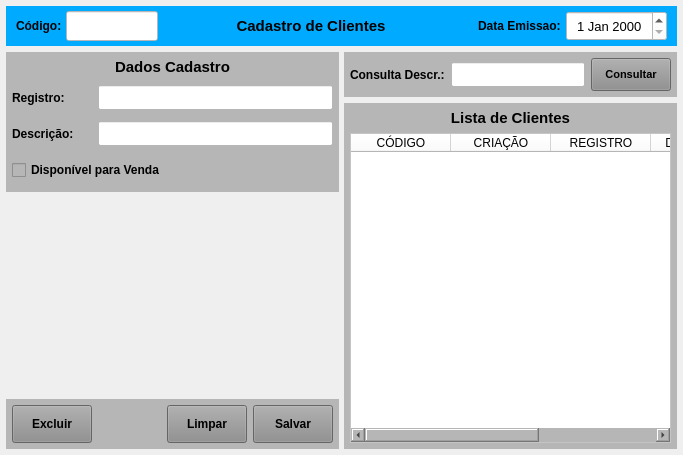
<?xml version="1.0" encoding="UTF-8"?>
<ui version="4.0">
 <class>MainWindow</class>
 <widget class="QMainWindow" name="MainWindow">
  <property name="geometry">
   <rect>
    <x>0</x>
    <y>0</y>
    <width>683</width>
    <height>455</height>
   </rect>
  </property>
  <property name="windowTitle">
   <string>Cadastro de Clientes</string>
  </property>
  <property name="styleSheet">
   <string notr="true"/>
  </property>
  <widget class="QWidget" name="centralwidget">
   <layout class="QVBoxLayout" name="verticalLayout">
    <property name="spacing">
     <number>6</number>
    </property>
    <property name="leftMargin">
     <number>6</number>
    </property>
    <property name="topMargin">
     <number>6</number>
    </property>
    <property name="rightMargin">
     <number>6</number>
    </property>
    <property name="bottomMargin">
     <number>6</number>
    </property>
    <item>
     <widget class="QWidget" name="widget" native="true">
      <property name="minimumSize">
       <size>
        <width>0</width>
        <height>40</height>
       </size>
      </property>
      <property name="maximumSize">
       <size>
        <width>16777215</width>
        <height>40</height>
       </size>
      </property>
      <property name="styleSheet">
       <string notr="true">background-color: rgb(0, 170, 255);</string>
      </property>
      <layout class="QHBoxLayout" name="horizontalLayout">
       <property name="spacing">
        <number>2</number>
       </property>
       <property name="leftMargin">
        <number>10</number>
       </property>
       <property name="topMargin">
        <number>5</number>
       </property>
       <property name="rightMargin">
        <number>10</number>
       </property>
       <property name="bottomMargin">
        <number>5</number>
       </property>
       <item>
        <widget class="QLabel" name="label_4">
         <property name="minimumSize">
          <size>
           <width>48</width>
           <height>0</height>
          </size>
         </property>
         <property name="maximumSize">
          <size>
           <width>48</width>
           <height>16777215</height>
          </size>
         </property>
         <property name="font">
          <font>
           <pointsize>9</pointsize>
           <weight>75</weight>
           <bold>true</bold>
          </font>
         </property>
         <property name="styleSheet">
          <string notr="true"/>
         </property>
         <property name="text">
          <string>Código:</string>
         </property>
         <property name="alignment">
          <set>Qt::AlignLeading|Qt::AlignLeft|Qt::AlignVCenter</set>
         </property>
        </widget>
       </item>
       <item>
        <widget class="QLineEdit" name="line_Num">
         <property name="sizePolicy">
          <sizepolicy hsizetype="Preferred" vsizetype="Preferred">
           <horstretch>0</horstretch>
           <verstretch>0</verstretch>
          </sizepolicy>
         </property>
         <property name="minimumSize">
          <size>
           <width>92</width>
           <height>0</height>
          </size>
         </property>
         <property name="maximumSize">
          <size>
           <width>92</width>
           <height>16777215</height>
          </size>
         </property>
         <property name="font">
          <font>
           <pointsize>12</pointsize>
          </font>
         </property>
         <property name="styleSheet">
          <string notr="true">background-color: rgb(255, 255, 255);</string>
         </property>
         <property name="inputMask">
          <string/>
         </property>
         <property name="text">
          <string/>
         </property>
         <property name="frame">
          <bool>true</bool>
         </property>
         <property name="echoMode">
          <enum>QLineEdit::Normal</enum>
         </property>
         <property name="alignment">
          <set>Qt::AlignCenter</set>
         </property>
         <property name="dragEnabled">
          <bool>false</bool>
         </property>
         <property name="placeholderText">
          <string/>
         </property>
        </widget>
       </item>
       <item>
        <widget class="QLabel" name="label_13">
         <property name="sizePolicy">
          <sizepolicy hsizetype="Preferred" vsizetype="Preferred">
           <horstretch>0</horstretch>
           <verstretch>0</verstretch>
          </sizepolicy>
         </property>
         <property name="minimumSize">
          <size>
           <width>0</width>
           <height>0</height>
          </size>
         </property>
         <property name="font">
          <font>
           <pointsize>11</pointsize>
           <weight>75</weight>
           <bold>true</bold>
          </font>
         </property>
         <property name="styleSheet">
          <string notr="true"/>
         </property>
         <property name="text">
          <string>Cadastro de Clientes</string>
         </property>
         <property name="alignment">
          <set>Qt::AlignCenter</set>
         </property>
        </widget>
       </item>
       <item>
        <widget class="QLabel" name="label_11">
         <property name="sizePolicy">
          <sizepolicy hsizetype="Preferred" vsizetype="Preferred">
           <horstretch>0</horstretch>
           <verstretch>0</verstretch>
          </sizepolicy>
         </property>
         <property name="minimumSize">
          <size>
           <width>100</width>
           <height>0</height>
          </size>
         </property>
         <property name="maximumSize">
          <size>
           <width>100</width>
           <height>16777215</height>
          </size>
         </property>
         <property name="font">
          <font>
           <pointsize>9</pointsize>
           <weight>75</weight>
           <bold>true</bold>
          </font>
         </property>
         <property name="styleSheet">
          <string notr="true"/>
         </property>
         <property name="text">
          <string>Data Emissao: </string>
         </property>
         <property name="alignment">
          <set>Qt::AlignRight|Qt::AlignTrailing|Qt::AlignVCenter</set>
         </property>
        </widget>
       </item>
       <item>
        <widget class="QDateEdit" name="date_Emissao">
         <property name="sizePolicy">
          <sizepolicy hsizetype="Preferred" vsizetype="Preferred">
           <horstretch>0</horstretch>
           <verstretch>0</verstretch>
          </sizepolicy>
         </property>
         <property name="minimumSize">
          <size>
           <width>101</width>
           <height>0</height>
          </size>
         </property>
         <property name="maximumSize">
          <size>
           <width>101</width>
           <height>16777215</height>
          </size>
         </property>
         <property name="font">
          <font>
           <pointsize>10</pointsize>
          </font>
         </property>
         <property name="styleSheet">
          <string notr="true">background-color: rgb(255, 255, 255);</string>
         </property>
         <property name="alignment">
          <set>Qt::AlignCenter</set>
         </property>
        </widget>
       </item>
      </layout>
     </widget>
    </item>
    <item>
     <widget class="QWidget" name="widget_2" native="true">
      <property name="styleSheet">
       <string notr="true"/>
      </property>
      <layout class="QHBoxLayout" name="horizontalLayout_3">
       <property name="spacing">
        <number>5</number>
       </property>
       <property name="leftMargin">
        <number>0</number>
       </property>
       <property name="topMargin">
        <number>0</number>
       </property>
       <property name="rightMargin">
        <number>0</number>
       </property>
       <property name="bottomMargin">
        <number>0</number>
       </property>
       <item>
        <widget class="QWidget" name="widget_4" native="true">
         <property name="minimumSize">
          <size>
           <width>0</width>
           <height>0</height>
          </size>
         </property>
         <property name="maximumSize">
          <size>
           <width>391</width>
           <height>16777215</height>
          </size>
         </property>
         <property name="styleSheet">
          <string notr="true"/>
         </property>
         <layout class="QVBoxLayout" name="verticalLayout_2">
          <property name="spacing">
           <number>5</number>
          </property>
          <property name="leftMargin">
           <number>0</number>
          </property>
          <property name="topMargin">
           <number>0</number>
          </property>
          <property name="rightMargin">
           <number>0</number>
          </property>
          <property name="bottomMargin">
           <number>0</number>
          </property>
          <item>
           <widget class="QWidget" name="widget_6" native="true">
            <property name="minimumSize">
             <size>
              <width>0</width>
              <height>140</height>
             </size>
            </property>
            <property name="maximumSize">
             <size>
              <width>16777215</width>
              <height>140</height>
             </size>
            </property>
            <property name="styleSheet">
             <string notr="true">background-color: rgb(182, 182, 182);</string>
            </property>
            <layout class="QVBoxLayout" name="verticalLayout_3">
             <property name="leftMargin">
              <number>6</number>
             </property>
             <property name="topMargin">
              <number>6</number>
             </property>
             <property name="rightMargin">
              <number>6</number>
             </property>
             <property name="bottomMargin">
              <number>6</number>
             </property>
             <item>
              <widget class="QLabel" name="label_2">
               <property name="minimumSize">
                <size>
                 <width>0</width>
                 <height>18</height>
                </size>
               </property>
               <property name="maximumSize">
                <size>
                 <width>16777215</width>
                 <height>18</height>
                </size>
               </property>
               <property name="font">
                <font>
                 <pointsize>11</pointsize>
                 <weight>75</weight>
                 <bold>true</bold>
                </font>
               </property>
               <property name="text">
                <string>Dados Cadastro</string>
               </property>
               <property name="alignment">
                <set>Qt::AlignCenter</set>
               </property>
              </widget>
             </item>
             <item>
              <widget class="QWidget" name="widget_10" native="true">
               <layout class="QHBoxLayout" name="horizontalLayout_6">
                <property name="leftMargin">
                 <number>0</number>
                </property>
                <property name="topMargin">
                 <number>0</number>
                </property>
                <property name="rightMargin">
                 <number>0</number>
                </property>
                <property name="bottomMargin">
                 <number>0</number>
                </property>
                <item>
                 <widget class="QLabel" name="label_25">
                  <property name="minimumSize">
                   <size>
                    <width>80</width>
                    <height>0</height>
                   </size>
                  </property>
                  <property name="maximumSize">
                   <size>
                    <width>80</width>
                    <height>16777215</height>
                   </size>
                  </property>
                  <property name="font">
                   <font>
                    <pointsize>9</pointsize>
                    <weight>75</weight>
                    <bold>true</bold>
                   </font>
                  </property>
                  <property name="text">
                   <string>Registro:</string>
                  </property>
                  <property name="alignment">
                   <set>Qt::AlignLeading|Qt::AlignLeft|Qt::AlignVCenter</set>
                  </property>
                 </widget>
                </item>
                <item>
                 <widget class="QLineEdit" name="line_Registro">
                  <property name="sizePolicy">
                   <sizepolicy hsizetype="Preferred" vsizetype="Preferred">
                    <horstretch>0</horstretch>
                    <verstretch>0</verstretch>
                   </sizepolicy>
                  </property>
                  <property name="minimumSize">
                   <size>
                    <width>0</width>
                    <height>25</height>
                   </size>
                  </property>
                  <property name="maximumSize">
                   <size>
                    <width>16777215</width>
                    <height>25</height>
                   </size>
                  </property>
                  <property name="font">
                   <font>
                    <pointsize>9</pointsize>
                   </font>
                  </property>
                  <property name="styleSheet">
                   <string notr="true">background-color: rgb(255, 255, 255);</string>
                  </property>
                  <property name="text">
                   <string/>
                  </property>
                  <property name="maxLength">
                   <number>45</number>
                  </property>
                  <property name="alignment">
                   <set>Qt::AlignLeading|Qt::AlignLeft|Qt::AlignVCenter</set>
                  </property>
                 </widget>
                </item>
               </layout>
              </widget>
             </item>
             <item>
              <widget class="QWidget" name="widget_8" native="true">
               <layout class="QHBoxLayout" name="horizontalLayout_4">
                <property name="leftMargin">
                 <number>0</number>
                </property>
                <property name="topMargin">
                 <number>0</number>
                </property>
                <property name="rightMargin">
                 <number>0</number>
                </property>
                <property name="bottomMargin">
                 <number>0</number>
                </property>
                <item>
                 <widget class="QLabel" name="label_24">
                  <property name="minimumSize">
                   <size>
                    <width>80</width>
                    <height>0</height>
                   </size>
                  </property>
                  <property name="maximumSize">
                   <size>
                    <width>80</width>
                    <height>16777215</height>
                   </size>
                  </property>
                  <property name="font">
                   <font>
                    <pointsize>9</pointsize>
                    <weight>75</weight>
                    <bold>true</bold>
                   </font>
                  </property>
                  <property name="text">
                   <string>Descrição:</string>
                  </property>
                  <property name="alignment">
                   <set>Qt::AlignLeading|Qt::AlignLeft|Qt::AlignVCenter</set>
                  </property>
                 </widget>
                </item>
                <item>
                 <widget class="QLineEdit" name="line_Descricao">
                  <property name="sizePolicy">
                   <sizepolicy hsizetype="Preferred" vsizetype="Preferred">
                    <horstretch>0</horstretch>
                    <verstretch>0</verstretch>
                   </sizepolicy>
                  </property>
                  <property name="minimumSize">
                   <size>
                    <width>0</width>
                    <height>25</height>
                   </size>
                  </property>
                  <property name="maximumSize">
                   <size>
                    <width>16777215</width>
                    <height>25</height>
                   </size>
                  </property>
                  <property name="font">
                   <font>
                    <pointsize>9</pointsize>
                   </font>
                  </property>
                  <property name="styleSheet">
                   <string notr="true">background-color: rgb(255, 255, 255);</string>
                  </property>
                  <property name="text">
                   <string/>
                  </property>
                  <property name="maxLength">
                   <number>45</number>
                  </property>
                  <property name="alignment">
                   <set>Qt::AlignLeading|Qt::AlignLeft|Qt::AlignVCenter</set>
                  </property>
                 </widget>
                </item>
               </layout>
              </widget>
             </item>
             <item>
              <widget class="QWidget" name="widget_9" native="true">
               <layout class="QHBoxLayout" name="horizontalLayout_5">
                <property name="leftMargin">
                 <number>0</number>
                </property>
                <property name="topMargin">
                 <number>0</number>
                </property>
                <property name="rightMargin">
                 <number>0</number>
                </property>
                <property name="bottomMargin">
                 <number>0</number>
                </property>
                <item>
                 <widget class="QCheckBox" name="check_Venda">
                  <property name="font">
                   <font>
                    <pointsize>9</pointsize>
                    <weight>75</weight>
                    <bold>true</bold>
                   </font>
                  </property>
                  <property name="text">
                   <string>Disponível para Venda</string>
                  </property>
                 </widget>
                </item>
               </layout>
              </widget>
             </item>
            </layout>
           </widget>
          </item>
          <item>
           <widget class="QWidget" name="widget_7" native="true"/>
          </item>
          <item>
           <widget class="QWidget" name="widget_3" native="true">
            <property name="minimumSize">
             <size>
              <width>0</width>
              <height>50</height>
             </size>
            </property>
            <property name="maximumSize">
             <size>
              <width>16777215</width>
              <height>50</height>
             </size>
            </property>
            <property name="styleSheet">
             <string notr="true">background-color: rgb(182, 182, 182);</string>
            </property>
            <layout class="QHBoxLayout" name="horizontalLayout_2">
             <property name="spacing">
              <number>6</number>
             </property>
             <property name="leftMargin">
              <number>6</number>
             </property>
             <property name="topMargin">
              <number>6</number>
             </property>
             <property name="rightMargin">
              <number>6</number>
             </property>
             <property name="bottomMargin">
              <number>6</number>
             </property>
             <item>
              <widget class="QPushButton" name="btn_Excluir">
               <property name="sizePolicy">
                <sizepolicy hsizetype="Fixed" vsizetype="Preferred">
                 <horstretch>0</horstretch>
                 <verstretch>0</verstretch>
                </sizepolicy>
               </property>
               <property name="maximumSize">
                <size>
                 <width>80</width>
                 <height>16777215</height>
                </size>
               </property>
               <property name="font">
                <font>
                 <pointsize>9</pointsize>
                 <weight>75</weight>
                 <bold>true</bold>
                </font>
               </property>
               <property name="cursor">
                <cursorShape>PointingHandCursor</cursorShape>
               </property>
               <property name="layoutDirection">
                <enum>Qt::LeftToRight</enum>
               </property>
               <property name="autoFillBackground">
                <bool>false</bool>
               </property>
               <property name="styleSheet">
                <string notr="true">background-color: rgb(141, 141, 141);</string>
               </property>
               <property name="text">
                <string>Excluir</string>
               </property>
               <property name="checkable">
                <bool>false</bool>
               </property>
               <property name="autoDefault">
                <bool>false</bool>
               </property>
               <property name="default">
                <bool>false</bool>
               </property>
               <property name="flat">
                <bool>false</bool>
               </property>
              </widget>
             </item>
             <item>
              <widget class="QLabel" name="label">
               <property name="text">
                <string/>
               </property>
              </widget>
             </item>
             <item>
              <widget class="QPushButton" name="btn_Limpar">
               <property name="sizePolicy">
                <sizepolicy hsizetype="Fixed" vsizetype="Preferred">
                 <horstretch>0</horstretch>
                 <verstretch>0</verstretch>
                </sizepolicy>
               </property>
               <property name="maximumSize">
                <size>
                 <width>80</width>
                 <height>16777215</height>
                </size>
               </property>
               <property name="font">
                <font>
                 <pointsize>9</pointsize>
                 <weight>75</weight>
                 <bold>true</bold>
                </font>
               </property>
               <property name="cursor">
                <cursorShape>PointingHandCursor</cursorShape>
               </property>
               <property name="layoutDirection">
                <enum>Qt::LeftToRight</enum>
               </property>
               <property name="autoFillBackground">
                <bool>false</bool>
               </property>
               <property name="styleSheet">
                <string notr="true">background-color: rgb(141, 141, 141);</string>
               </property>
               <property name="text">
                <string>Limpar</string>
               </property>
               <property name="checkable">
                <bool>false</bool>
               </property>
               <property name="autoDefault">
                <bool>false</bool>
               </property>
               <property name="default">
                <bool>false</bool>
               </property>
               <property name="flat">
                <bool>false</bool>
               </property>
              </widget>
             </item>
             <item>
              <widget class="QPushButton" name="btn_Salvar">
               <property name="sizePolicy">
                <sizepolicy hsizetype="Fixed" vsizetype="Preferred">
                 <horstretch>0</horstretch>
                 <verstretch>0</verstretch>
                </sizepolicy>
               </property>
               <property name="maximumSize">
                <size>
                 <width>80</width>
                 <height>16777215</height>
                </size>
               </property>
               <property name="font">
                <font>
                 <pointsize>9</pointsize>
                 <weight>75</weight>
                 <bold>true</bold>
                </font>
               </property>
               <property name="cursor">
                <cursorShape>PointingHandCursor</cursorShape>
               </property>
               <property name="styleSheet">
                <string notr="true">background-color: rgb(141, 141, 141);</string>
               </property>
               <property name="text">
                <string>Salvar</string>
               </property>
              </widget>
             </item>
            </layout>
           </widget>
          </item>
         </layout>
        </widget>
       </item>
       <item>
        <widget class="QWidget" name="widget_5" native="true">
         <property name="styleSheet">
          <string notr="true"/>
         </property>
         <layout class="QVBoxLayout" name="verticalLayout_5">
          <property name="leftMargin">
           <number>0</number>
          </property>
          <property name="topMargin">
           <number>0</number>
          </property>
          <property name="rightMargin">
           <number>0</number>
          </property>
          <property name="bottomMargin">
           <number>0</number>
          </property>
          <item>
           <widget class="QWidget" name="widget_12" native="true">
            <property name="maximumSize">
             <size>
              <width>16777215</width>
              <height>45</height>
             </size>
            </property>
            <property name="sizeIncrement">
             <size>
              <width>0</width>
              <height>45</height>
             </size>
            </property>
            <property name="styleSheet">
             <string notr="true">background-color: rgb(182, 182, 182);</string>
            </property>
            <layout class="QHBoxLayout" name="horizontalLayout_7">
             <property name="leftMargin">
              <number>6</number>
             </property>
             <property name="topMargin">
              <number>6</number>
             </property>
             <property name="rightMargin">
              <number>6</number>
             </property>
             <property name="bottomMargin">
              <number>6</number>
             </property>
             <item>
              <widget class="QLabel" name="label_6">
               <property name="minimumSize">
                <size>
                 <width>0</width>
                 <height>0</height>
                </size>
               </property>
               <property name="maximumSize">
                <size>
                 <width>95</width>
                 <height>16777215</height>
                </size>
               </property>
               <property name="font">
                <font>
                 <pointsize>9</pointsize>
                 <weight>75</weight>
                 <bold>true</bold>
                </font>
               </property>
               <property name="text">
                <string>Consulta Descr.:</string>
               </property>
               <property name="alignment">
                <set>Qt::AlignLeading|Qt::AlignLeft|Qt::AlignVCenter</set>
               </property>
              </widget>
             </item>
             <item>
              <widget class="QLineEdit" name="line_Consulta">
               <property name="sizePolicy">
                <sizepolicy hsizetype="Preferred" vsizetype="Preferred">
                 <horstretch>0</horstretch>
                 <verstretch>0</verstretch>
                </sizepolicy>
               </property>
               <property name="minimumSize">
                <size>
                 <width>0</width>
                 <height>25</height>
                </size>
               </property>
               <property name="maximumSize">
                <size>
                 <width>16777215</width>
                 <height>25</height>
                </size>
               </property>
               <property name="font">
                <font>
                 <pointsize>9</pointsize>
                </font>
               </property>
               <property name="styleSheet">
                <string notr="true">background-color: rgb(255, 255, 255);</string>
               </property>
               <property name="alignment">
                <set>Qt::AlignLeading|Qt::AlignLeft|Qt::AlignVCenter</set>
               </property>
              </widget>
             </item>
             <item>
              <widget class="QPushButton" name="btn_Consulta">
               <property name="sizePolicy">
                <sizepolicy hsizetype="Preferred" vsizetype="Preferred">
                 <horstretch>0</horstretch>
                 <verstretch>0</verstretch>
                </sizepolicy>
               </property>
               <property name="minimumSize">
                <size>
                 <width>80</width>
                 <height>0</height>
                </size>
               </property>
               <property name="maximumSize">
                <size>
                 <width>80</width>
                 <height>16777215</height>
                </size>
               </property>
               <property name="font">
                <font>
                 <pointsize>8</pointsize>
                 <weight>75</weight>
                 <bold>true</bold>
                </font>
               </property>
               <property name="cursor">
                <cursorShape>PointingHandCursor</cursorShape>
               </property>
               <property name="layoutDirection">
                <enum>Qt::LeftToRight</enum>
               </property>
               <property name="autoFillBackground">
                <bool>false</bool>
               </property>
               <property name="styleSheet">
                <string notr="true">background-color: rgb(141, 141, 141);</string>
               </property>
               <property name="text">
                <string>Consultar</string>
               </property>
               <property name="checkable">
                <bool>false</bool>
               </property>
               <property name="autoDefault">
                <bool>false</bool>
               </property>
               <property name="default">
                <bool>false</bool>
               </property>
               <property name="flat">
                <bool>false</bool>
               </property>
              </widget>
             </item>
            </layout>
           </widget>
          </item>
          <item>
           <widget class="QWidget" name="widget_11" native="true">
            <property name="styleSheet">
             <string notr="true">background-color: rgb(182, 182, 182);</string>
            </property>
            <layout class="QVBoxLayout" name="verticalLayout_4">
             <property name="leftMargin">
              <number>6</number>
             </property>
             <property name="topMargin">
              <number>6</number>
             </property>
             <property name="rightMargin">
              <number>6</number>
             </property>
             <property name="bottomMargin">
              <number>6</number>
             </property>
             <item>
              <widget class="QLabel" name="label_5">
               <property name="minimumSize">
                <size>
                 <width>0</width>
                 <height>18</height>
                </size>
               </property>
               <property name="maximumSize">
                <size>
                 <width>16777215</width>
                 <height>18</height>
                </size>
               </property>
               <property name="font">
                <font>
                 <pointsize>11</pointsize>
                 <weight>75</weight>
                 <bold>true</bold>
                </font>
               </property>
               <property name="text">
                <string>Lista de Clientes</string>
               </property>
               <property name="alignment">
                <set>Qt::AlignCenter</set>
               </property>
              </widget>
             </item>
             <item>
              <widget class="QTableWidget" name="table_Lista">
               <property name="sizePolicy">
                <sizepolicy hsizetype="Preferred" vsizetype="Preferred">
                 <horstretch>0</horstretch>
                 <verstretch>0</verstretch>
                </sizepolicy>
               </property>
               <property name="font">
                <font>
                 <pointsize>9</pointsize>
                </font>
               </property>
               <property name="styleSheet">
                <string notr="true">background-color: rgb(255, 255, 255);</string>
               </property>
               <attribute name="verticalHeaderDefaultSectionSize">
                <number>0</number>
               </attribute>
               <attribute name="verticalHeaderMinimumSectionSize">
                <number>0</number>
               </attribute>
               <column>
                <property name="text">
                 <string>CÓDIGO</string>
                </property>
               </column>
               <column>
                <property name="text">
                 <string>CRIAÇÃO</string>
                </property>
               </column>
               <column>
                <property name="text">
                 <string>REGISTRO</string>
                </property>
               </column>
               <column>
                <property name="text">
                 <string>DESCRIÇÃO</string>
                </property>
               </column>
               <column>
                <property name="text">
                 <string>VENDA</string>
                </property>
               </column>
              </widget>
             </item>
            </layout>
           </widget>
          </item>
         </layout>
        </widget>
       </item>
      </layout>
     </widget>
    </item>
   </layout>
  </widget>
 </widget>
 <resources/>
 <connections/>
</ui>
